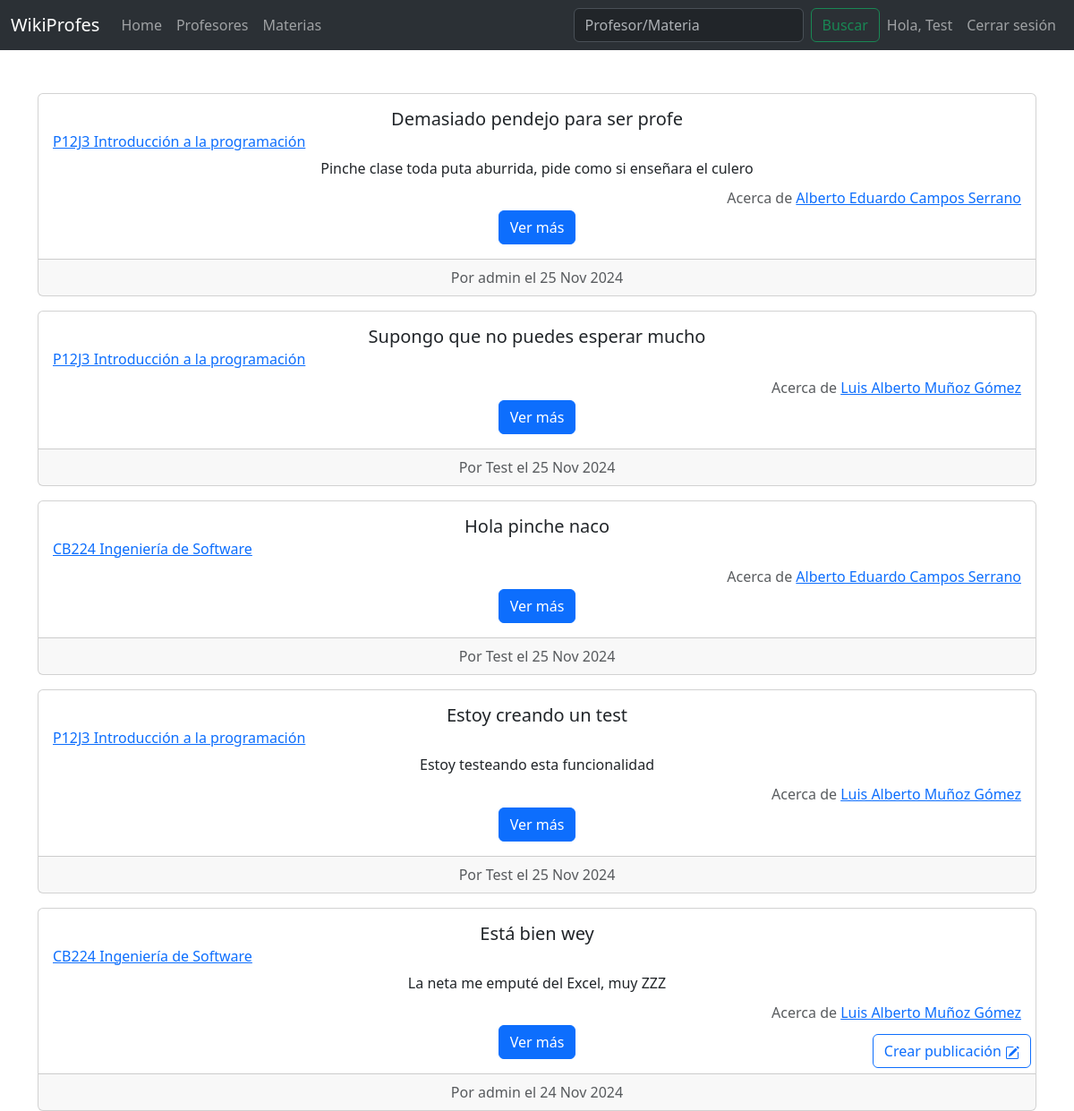
/ (signed in), run on the app's committed database.
### publicacion/models.py (models this page shows, shortened)
class Publicacion(models.Model):
    profesor = models.ForeignKey(Profesor, on_delete=models.CASCADE)
    materia = models.ForeignKey(Materia, on_delete=models.CASCADE)
    usuario = models.ForeignKey(User, on_delete=models.CASCADE)
    titulo = models.CharField(max_length=80)
    fecha = models.DateField()
    comentario = models.TextField(max_length=2000)
    dominio = models.IntegerField()
    puntualidad = models.IntegerField()
    asistencia = models.IntegerField()
    dificultad = models.IntegerField()
    seguimiento = models.IntegerField()

### materia/models.py (models this page shows)
class Materia(models.Model):
    clave = models.CharField(max_length=10)
    nombre = models.CharField(max_length=80)
    departamento = models.CharField(max_length=50)
    profesores = models.ManyToManyField(Profesor, through='publicacion.Publicacion')
    usuarios = models.ManyToManyField(User, through='publicacion.Publicacion')
    def __str__(self):
        return f'{self.clave} {self.nombre}'

### profesor/models.py (models this page shows, shortened)
class Profesor(models.Model):
    nombre = models.CharField(max_length=80)
    usuarios = models.ManyToManyField(User, through='publicacion.Publicacion')
    def __str__(self):
        return f'{self.nombre}'

### usuario/views.py (the view)
# urls.py: path('', views.HomeView.as_view(), name='index'),
class HomeView(generic.ListView):
    model = Publicacion
    template_name = 'pages/index.html'
    context_object_name = 'publicacion_list'
    def get_queryset(self):
        return Publicacion.objects.order_by('-fecha')[:5]

### templates/pages/index.html (shortened to what this page needs)
{% extends "base.html" %}
{% block content %}
<div style="margin-top: 3rem;">
    {% for publicacion in publicacion_list %}
    <section>
        <div class="container" style="margin-top: 1rem;">
            <div class="card text-center">
                <div class="card-body">
                <h5 class="card-title">{{publicacion.titulo}}</h5>
                <h6 class="card-subtitle mb-2 text-body-secondary text-start"><a href="{% url 'publicacion:materia' publicacion.materia.id %}">{{publicacion.materia}}</a></h6>
                <p class="card-text">{{publicacion.comentario}}</p>
                <h6 class="card-subtitle mb-2 text-body-secondary text-end">Acerca de <a href="{% url 'publicacion:profesor' publicacion.profesor.id %}">{{publicacion.profesor}}</a></h6>
                <a href="#" class="btn btn-primary">Ver más</a>
                </div>
                <div class="card-footer text-body-secondary">
                   Por {{publicacion.usuario}} el {{ publicacion.fecha|date:"d M Y" }}
                </div>
            </div>
        </div>
    </section>
    {% endfor %}
</div>
{% if user.is_authenticated %}
<button type="button" onclick="window.location.replace('/crear-publicacion')" class="btn btn-outline-primary position-fixed bottom-0 end-0 mb-5 me-5">
    Crear publicación
</button>
{% endif %}
{% endblock content %}

### templates/base.html (shortened to what this page needs)
<!DOCTYPE html>
<html lang="es">
<head>
    <link href="https://cdn.jsdelivr.net/npm/bootstrap@5.3.3/dist/css/bootstrap.min.css" rel="stylesheet">
    <link rel="stylesheet" href="https://cdnjs.cloudflare.com/ajax/libs/font-awesome/4.7.0/css/font-awesome.min.css">
    <nav class="navbar navbar-expand-lg bg-body-tertiary bg-dark" data-bs-theme="dark">
        <div class="container-fluid">
            <a class="navbar-brand">WikiProfes</a>
            <div class="collapse navbar-collapse" id="navbarNavDropdown">
              <ul class="navbar-nav me-auto mb-2 mb-lg-0">
                <li class="nav-item">
                  <a class="nav-link" aria-current="page" href="/">Home</a>
                </li>
                <li class="nav-item">
                  <a class="nav-link" href="#">Profesores</a>
                </li>
                <li class="nav-item">
                    <a class="nav-link" href="#">Materias</a>
                </li>
              </ul>
              <form class="d-flex" role="search">
                <input class="form-control me-2" type="search" placeholder="Profesor/Materia" aria-label="Search">
                <button class="btn btn-outline-success" type="submit">Buscar</button>
              </form>
              <ul class="navbar-nav mb-2 mb-lg-0">
                {% if user.is_authenticated %}
                    <li class="nav-item">
                        <a class="nav-link">Hola, {{user.username}}</a>
                    </li>
                    <li class="nav-item">
                        <a href="/logout" class="nav-link">Cerrar sesión</a>
                    </li>
                {% endif %}
              </ul>
            </div>
        </div>
    </nav>
</head>
<body>
    {% block content %}
    {% endblock content %}
</body>
</html>

### data on the page
Publicacion: titulo "Demasiado pendejo para ser profe", materia "P12J3 Introducción a la programación", comentario "Pinche clase toda puta aburrida, pide como si enseñara el culero", profesor "Alberto Eduardo Campos Serrano", usuario "admin", fecha "25 Nov 2024"
Publicacion: titulo "Supongo que no puedes esperar mucho", materia "P12J3 Introducción a la programación", profesor "Luis Alberto Muñoz Gómez", usuario "Test", fecha "25 Nov 2024"
Publicacion: titulo "Hola pinche naco", materia "CB224 Ingeniería de Software", profesor "Alberto Eduardo Campos Serrano", usuario "Test", fecha "25 Nov 2024"
Publicacion: titulo "Estoy creando un test", materia "P12J3 Introducción a la programación", comentario "Estoy testeando esta funcionalidad", profesor "Luis Alberto Muñoz Gómez", usuario "Test", fecha "25 Nov 2024"
Publicacion: titulo "Está bien wey", materia "CB224 Ingeniería de Software", comentario "La neta me emputé del Excel, muy ZZZ", profesor "Luis Alberto Muñoz Gómez", usuario "admin", fecha "24 Nov 2024"

### other printed values
{{ user.username }} "Test"
